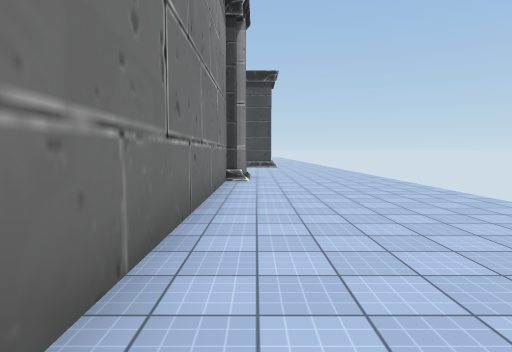
View 1 (above)

24 first-person views from a walk through a Unity game level. The camera is 1.5 m above the floor, tilts 4° down and sees 75° across. The floor is counted in squares, 2 m on a side. Each view is taken from the middle of a square. On the plan, view 1 faces up. The plan holds only what a view shows up to about 11 squares ahead; the rest is blank. The place goes on beyond the plan. The player character is not drawn. Some animated figures are left out. Some surface patterns are stand-ins.

View 2
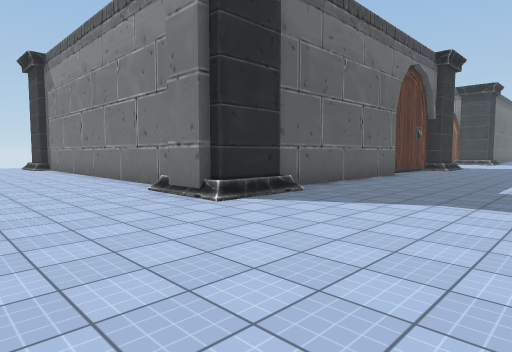

View 3
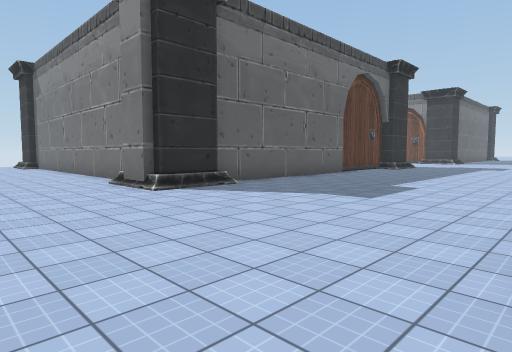

View 4
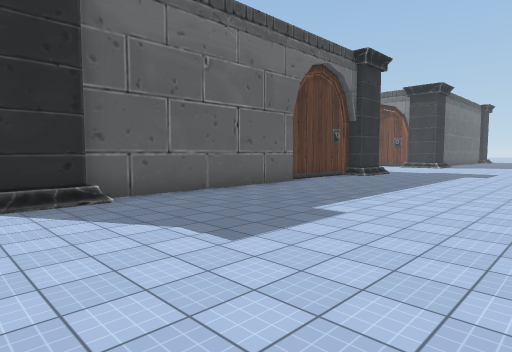

View 5
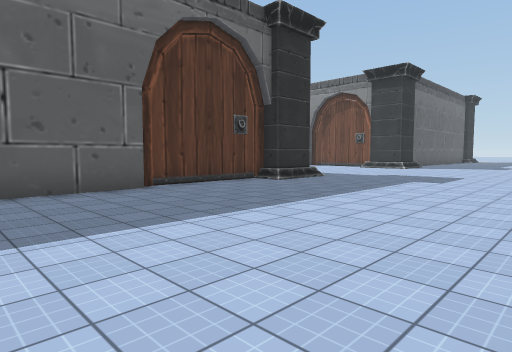

View 6
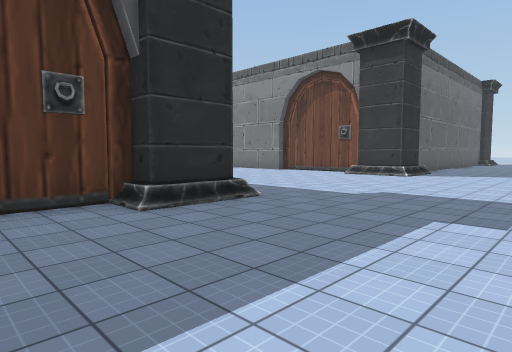

View 7
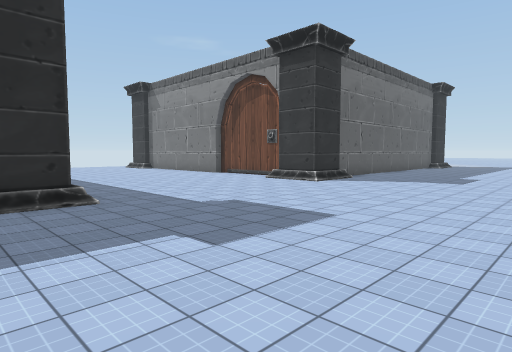

View 8
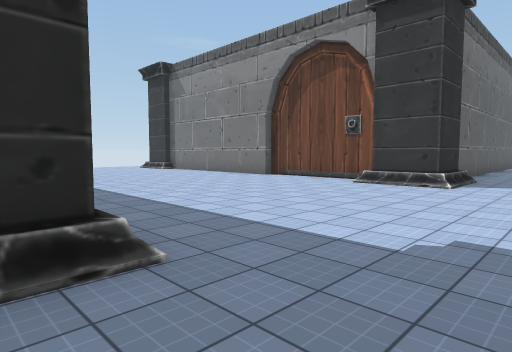

View 9
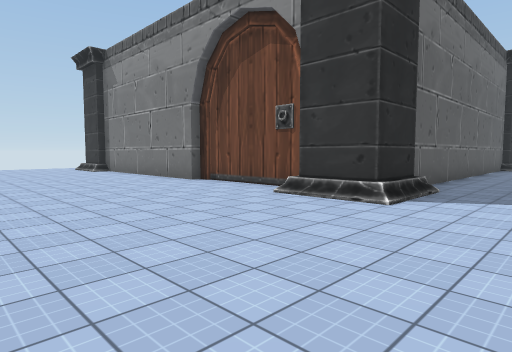

View 10
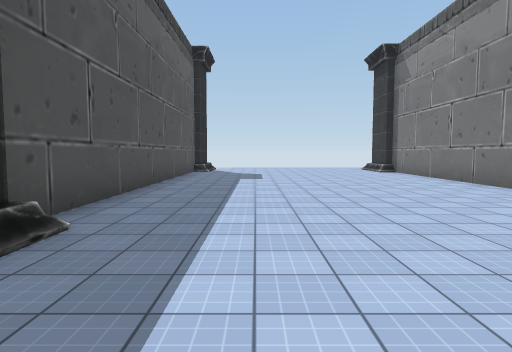

View 11
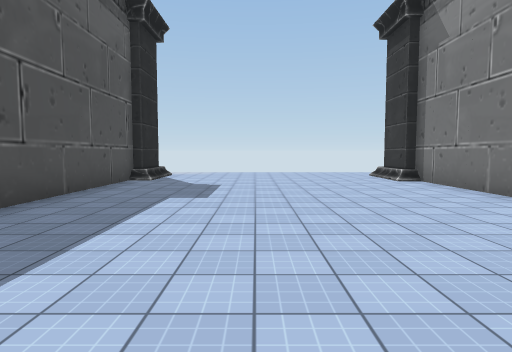

View 12
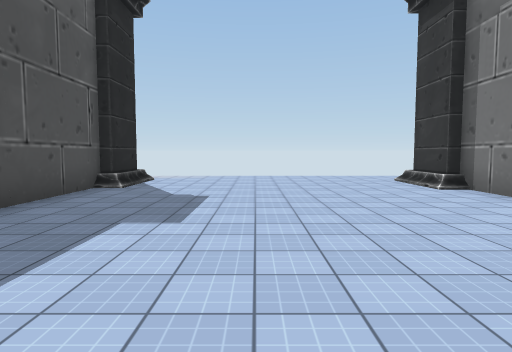

View 13
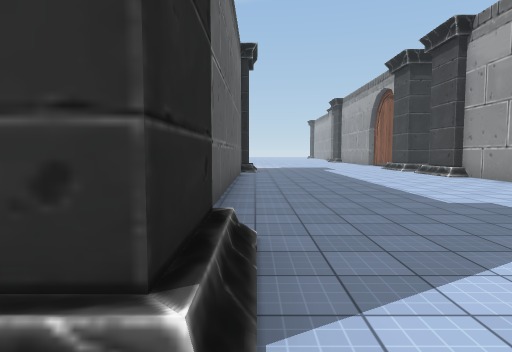

View 14
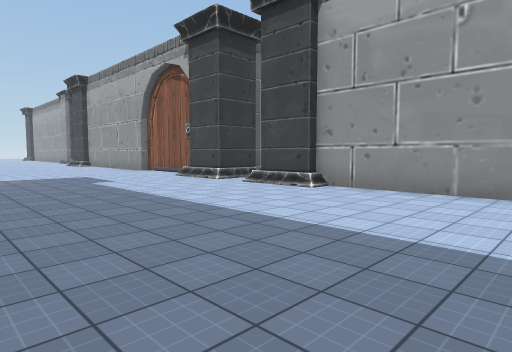

View 15
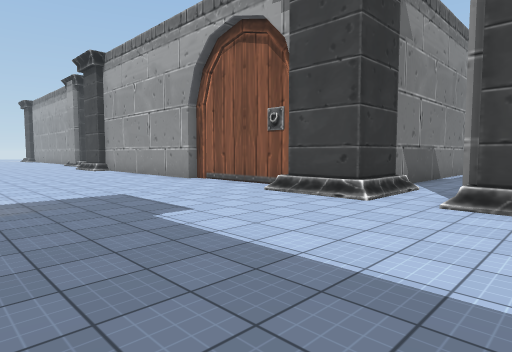

View 16
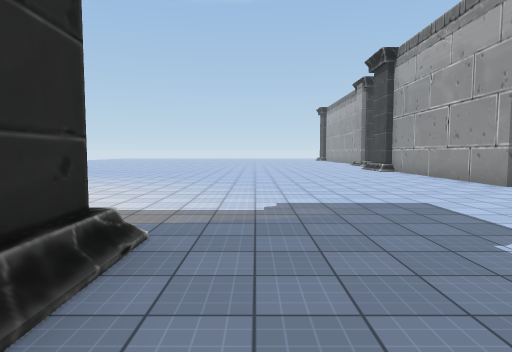

View 17
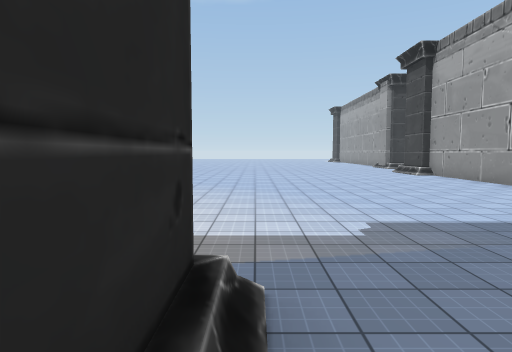

View 18
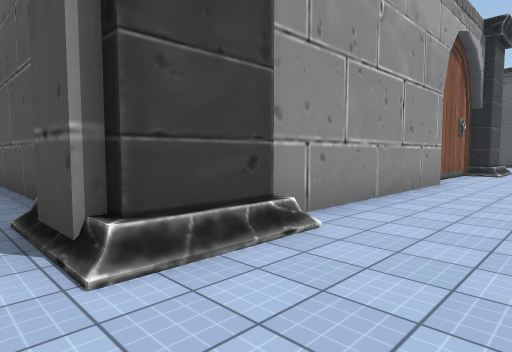

View 19
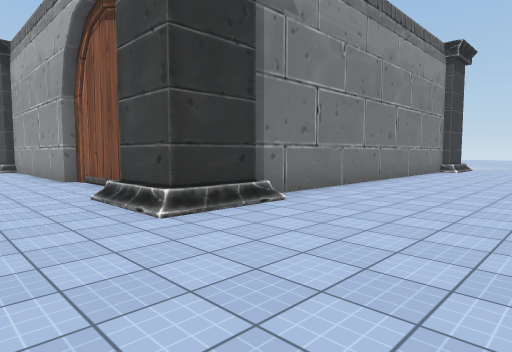

View 20
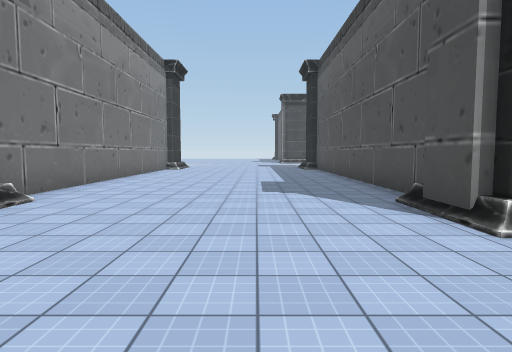

View 21
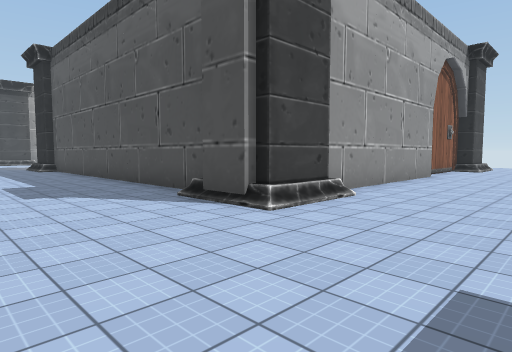

View 22
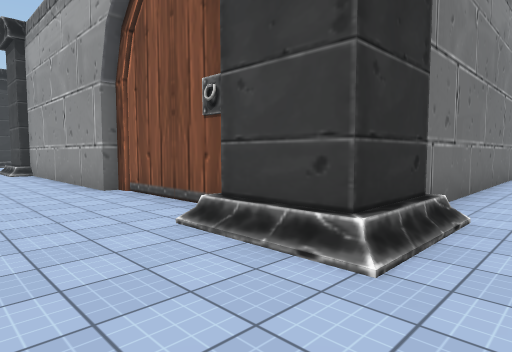

View 23
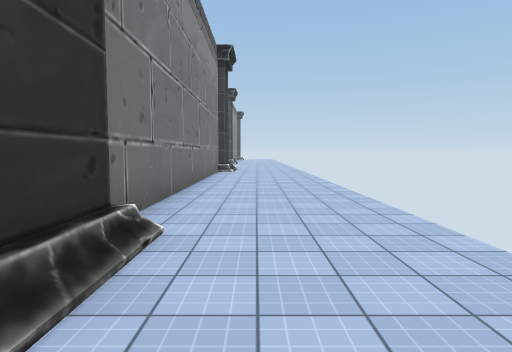

View 24
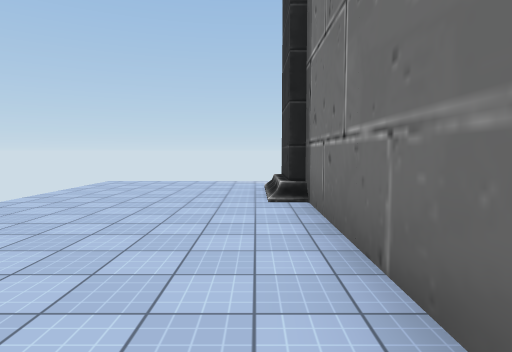

### Floor plan
Key: @ floor where view 1 was taken; # wall or solid block; . floor; / step, stairs or slope.
Columns run from 44 left of view 1 to 3 right of it. Each row starts with its distance up from view 1.
 25           #              #......#           #...
 24           #  #           #......#           #...
 23           # .#           #......#           #...
 22           #..#           #......#           #...
 21           #..#           #......#           #...
 20           #..            #......#           #...
 19           #.#            #...../#           #/..
 18 ###########.##############...../#############/..
 17 .........//.///.........//.....///.........///..
 16 ................................................
 15 ................................................
 14 ................................................
 13 ................................................
 12 ................................................
 11 ........./// ........///........................
 10 ......... ##############......##############....
  9 ........              ##......##           #....
  8  .....                #........#           #....
  7  ..                   #........#           #....
  6                       #........#           #....
  5                       #........#           #....
  4                       #........#           #....
  3                       #........#           #....
  2                       #........#           #...
  1                       #........#           #....
  0                       #........#           #@...
 -1                       ##.......#           #....
 -2                        #......##           #....
 -3                        .......#            #....
 -4                        ........             ....

Where each view was taken, in squares from view 1:
view 1: 0 up, 0 right, facing up
view 2: 15 up, 3 right, facing down-left
view 3: 17 up, 3 right, facing down-left
view 4: 17 up, 0 right, facing down-left
view 5: 17 up, 5 left, facing down-left
view 6: 15 up, 10 left, facing down-left
view 7: 17 up, 12 left, facing down-left
view 8: 13 up, 13 left, facing down-left
view 9: 13 up, 16 left, facing down-left
view 10: 12 up, 16 left, facing down
view 11: 8 up, 17 left, facing down
view 12: 6 up, 17 left, facing down
view 13: 11 up, 20 left, facing left
view 14: 11 up, 26 left, facing up-left
view 15: 12 up, 31 left, facing up-left
view 16: 12 up, 32 left, facing left
view 17: 11 up, 33 left, facing left
view 18: 15 up, 33 left, facing up-right
view 19: 15 up, 15 left, facing up-left
view 20: 14 up, 15 left, facing up
view 21: 14 up, 16 left, facing up-right
view 22: 15 up, 2 right, facing up-left
view 23: 16 up, 2 right, facing up
view 24: 4 up, 0 right, facing down
